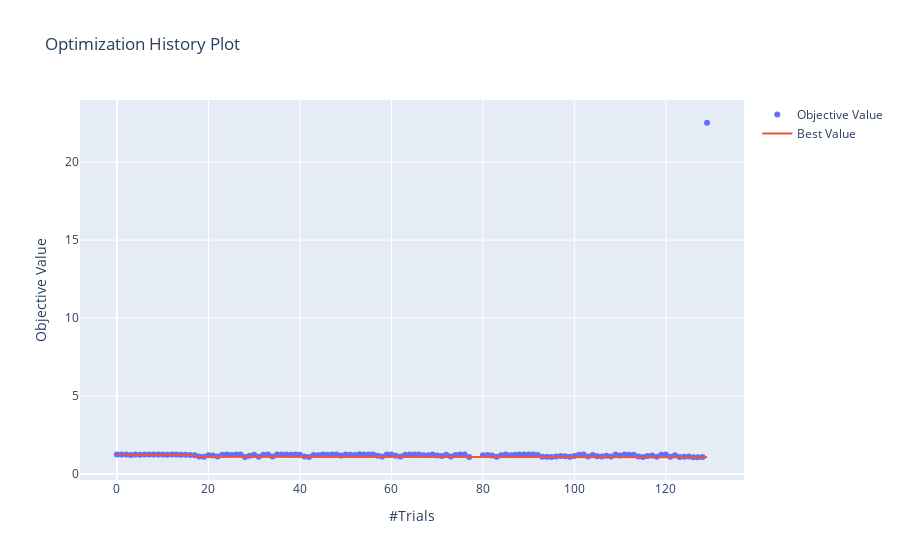
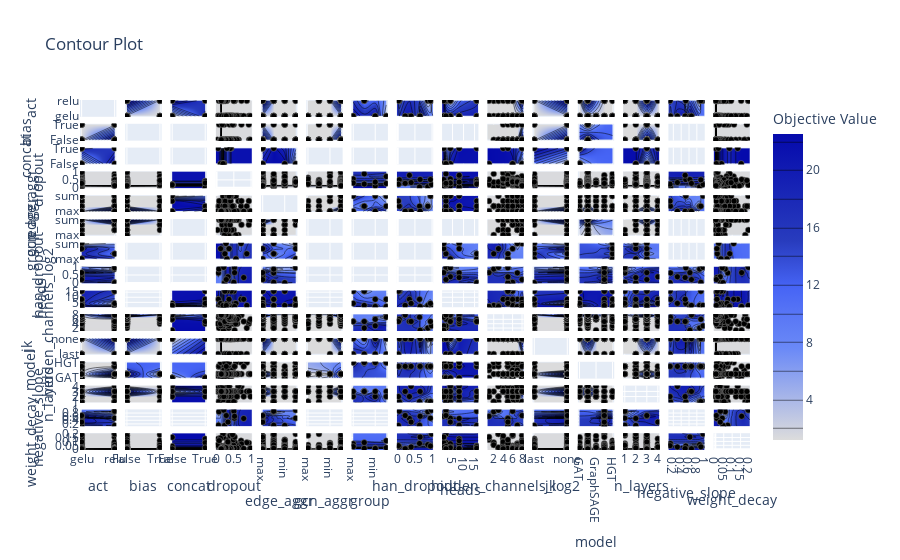
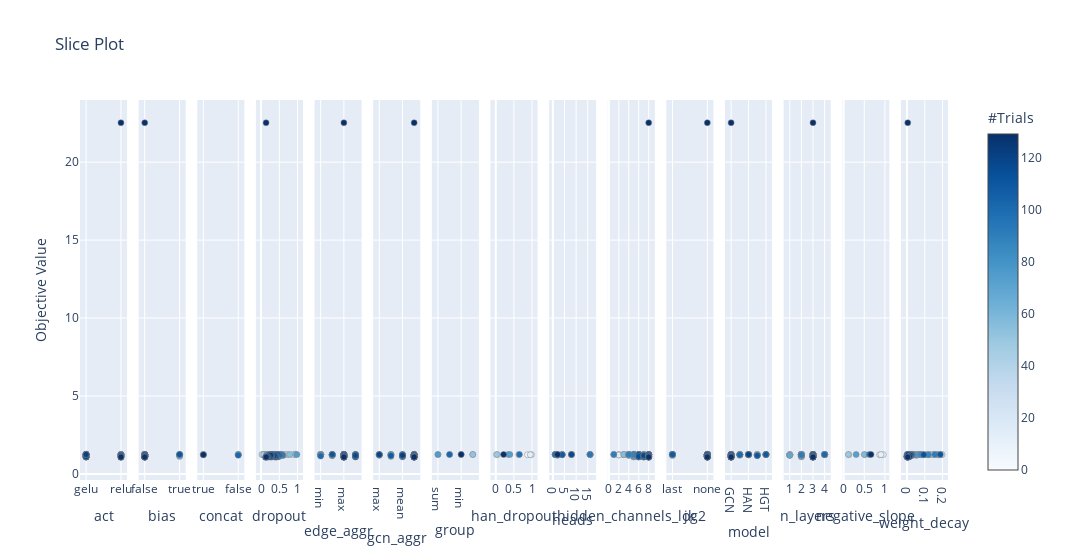
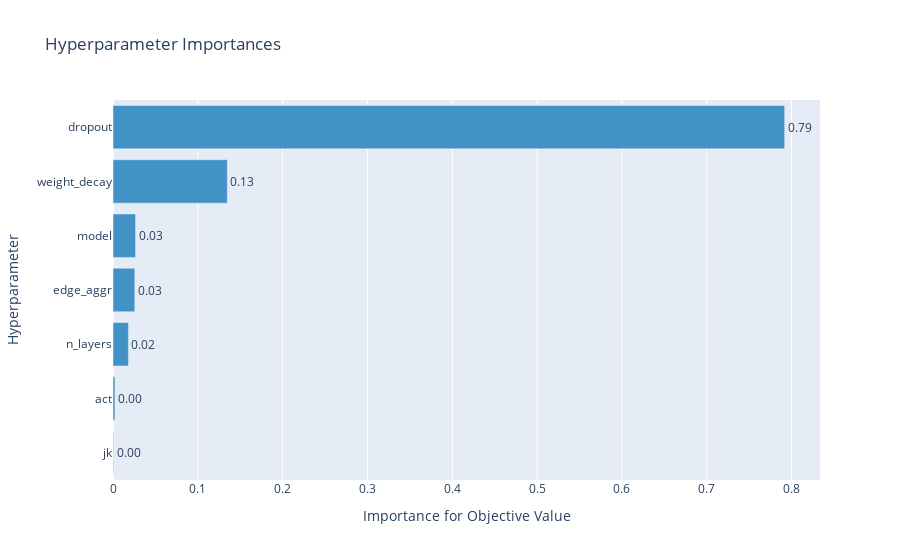

These figures' notebook cell, in order:
### Code cell
# Plot the results.
optuna.visualization.plot_optimization_history(study).show()
optuna.visualization.plot_contour(study).show()
optuna.visualization.plot_slice(study).show()
optuna.visualization.plot_param_importances(study).show()
